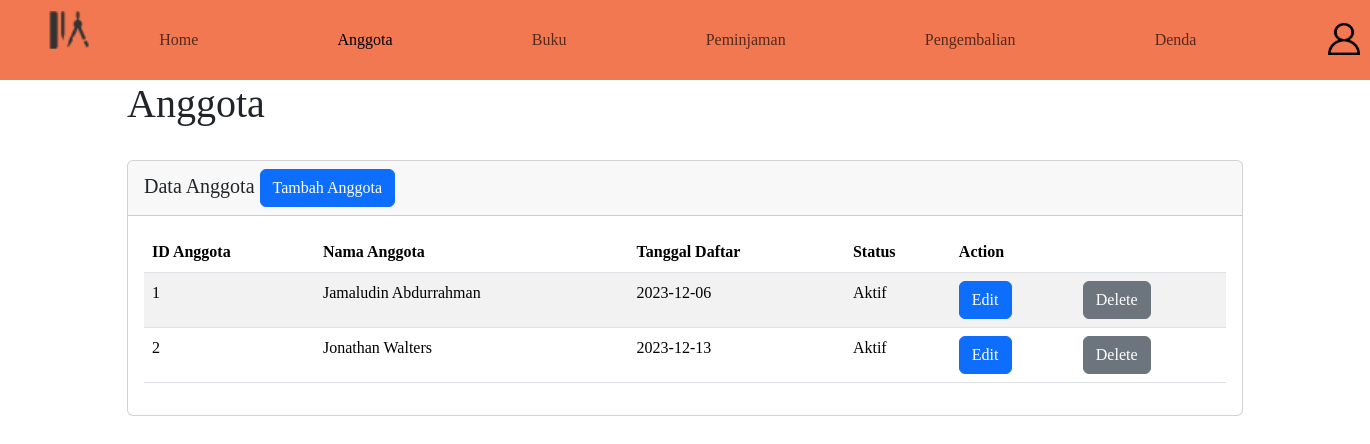
/anggota.php, run on the app's committed database.
### tables this page shows
CREATE TABLE `anggota` (
  `id_anggota` int(11) NOT NULL,
  `nama` varchar(200) NOT NULL,
  `tgl_daftar` date NOT NULL DEFAULT current_timestamp(),
  `status_aktif` tinyint(1) NOT NULL
);

### Model/m_anggota.php (called while the page is built, shortened)
<?php
class m_anggota {
    public function showAnggota() {
        $db = new Database();
        $mysqli = $db->getConnection();
        $rs = $mysqli->query("SELECT * FROM anggota");
        $rows = array();
        while($row = $rs->fetch_assoc()) {
            $rows[] = $row;
        }
        $this->hasil = $rows;
        return $this->hasil;
    }
}

### Controller/anggotaController.php (called while the page is built, shortened)
<?php
class anggotaController {
    public function showAnggota() {
        include_once 'Model/m_anggota.php';
        $this->model = new m_anggota();
        $anggota = $this->model->showAnggota();
        include 'View/tabelAnggota.php';
    }
}

### View/tabelAnggota.php (the view, shortened to what this page needs)
<?php
$model = new m_anggota();
$anggota = $model->showAnggota();
include_once 'Controller/anggotaController.php';
foreach ($anggota as $row) {
    echo "<tr>",
        "<td>{$row['id_anggota']}</td>",
        "<td>{$row['nama']}</td>",
        "<td>{$row['tgl_daftar']}</td>";
        if($row['status_aktif'] == 0){
            echo "<td>Tidak Aktif</td>";
        } else if($row['status_aktif'] == 1){
            echo "<td>Aktif</td>";
        }
        echo "<td><a href='editAnggota.php?edit={$row['id_anggota']}&nama={$row['nama']}&status={$row['status_aktif']}' class='btn btn-primary'>Edit</a></td>";
        echo "<td><a href='controller/anggotaController.php?delete={$row['id_anggota']}' class='btn btn-secondary'>Delete</a></td>";
        echo "</tr>";
}
echo "</tbody>";
echo "</table>";
?>

### layouts/navbar.php (style rules this page uses)
* { font-family: Garamond, serif; }

### data on the page
anggota: id_anggota "1", nama "Jamaludin Abdurrahman", tgl_daftar "2023-12-06", status_aktif "Aktif"
anggota: id_anggota "2", nama "Jonathan Walters", tgl_daftar "2023-12-13", status_aktif "Aktif"
